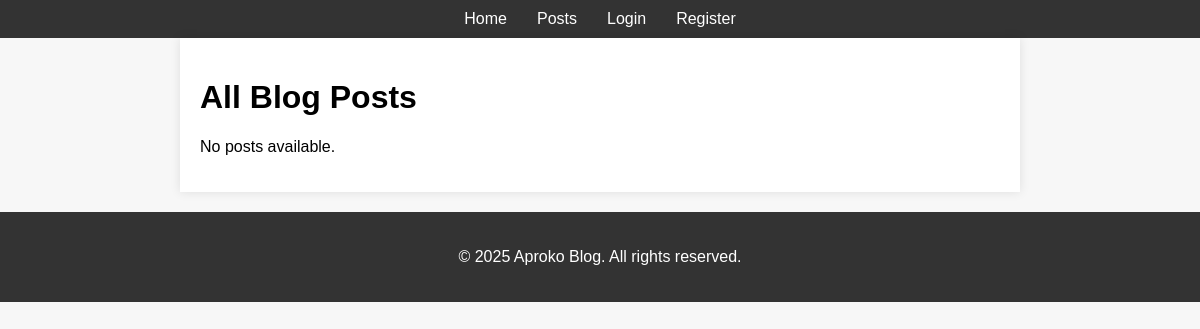
The app's page /posts/, older data.
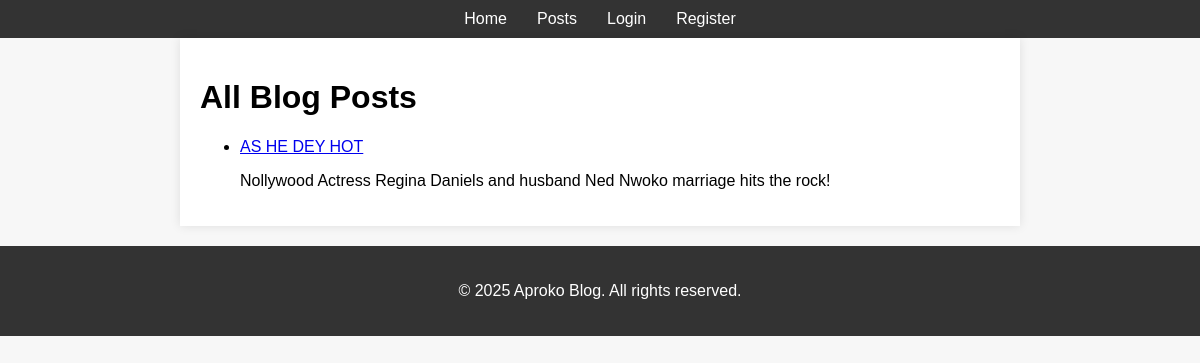
The same page, newer data.
### blog/models.py (models this page shows, shortened)
class Post(models.Model):
    title = models.CharField(max_length=255)
    content = models.TextField()
    image = models.ImageField(upload_to='posts/', blank=True, null=True)
    author = models.ForeignKey(User, on_delete=models.CASCADE)
    tags = models.ManyToManyField(Tag, blank=True)
    created_at = models.DateTimeField(auto_now_add=True)

### blog/views.py (the view)
# urls.py: path('posts/', views.PostListView.as_view(), name='post_list'),  # List all posts
class PostListView(ListView):
    model = Post
    template_name = 'blog/post_list.html'
    context_object_name = 'posts'
    ordering = ['-created_at']

### blog/templates/blog/post_list.html (shortened to what this page needs)
{% extends "base.html" %}
{% block content %}
<h1>All Blog Posts</h1>
{% if posts %}
    <ul>
        {% for post in posts %}
            <li>
                <a href="{% url 'post_detail' post.pk %}">{{ post.title }}</a>
                <p>{{ post.content|truncatewords:20 }}</p>
            </li>
        {% endfor %}
    </ul>
{% else %}
    <p>No posts available.</p>
{% endif %}
{% endblock %}

### templates/base.html (shortened to what this page needs)
{% load static %}
<!DOCTYPE html>
<html lang="en">
<head>
    <link rel="stylesheet" href="{% static 'css/style.css' %}">
</head>
<body>
    <header>
        <nav>
            <ul>
                <li><a href="{% url 'home' %}">Home</a></li>
                <li><a href="{% url 'post_list' %}">Posts</a></li>
                {% if user.is_authenticated %}
                    <li><a href="{% url 'logout' %}">Logout</a></li>
                {% else %}
                    <li><a href="{% url 'login' %}">Login</a></li>
                    <li><a href="{% url 'register' %}">Register</a></li>
                {% endif %}
            </ul>
        </nav>
    </header>
    <main>
        {% block content %}{% endblock %}
    </main>
    <footer>
        <p>&copy; 2025 Aproko Blog. All rights reserved.</p>
    </footer>
</body>
</html>

### static/css/style.css (style rules this page uses)
body { font-family: Arial, sans-serif; margin: 0; padding: 0; background-color: #f7f7f7; }
header { background-color: #333; color: #fff; padding: 10px 0; }
header nav ul { display: flex; list-style: none; margin: 0; padding: 0; justify-content: center; }
header nav ul li { margin: 0 15px; }
header nav ul li a { color: #fff; text-decoration: none; }
main { padding: 20px; max-width: 800px; margin: auto; background-color: #fff; box-shadow: 0 0 10px rgba(0,0,0,0.1); }
footer { text-align: center; padding: 20px; background-color: #333; color: #fff; margin-top: 20px; }

Row changes from the older to the newer data that the page shows:
added Post: title "AS HE DEY HOT", content "Nollywood Actress Regina Daniels and husband Ned Nwoko marriage hits the rock!"
Text that changed along with them:
text no longer shown: "No posts available."
